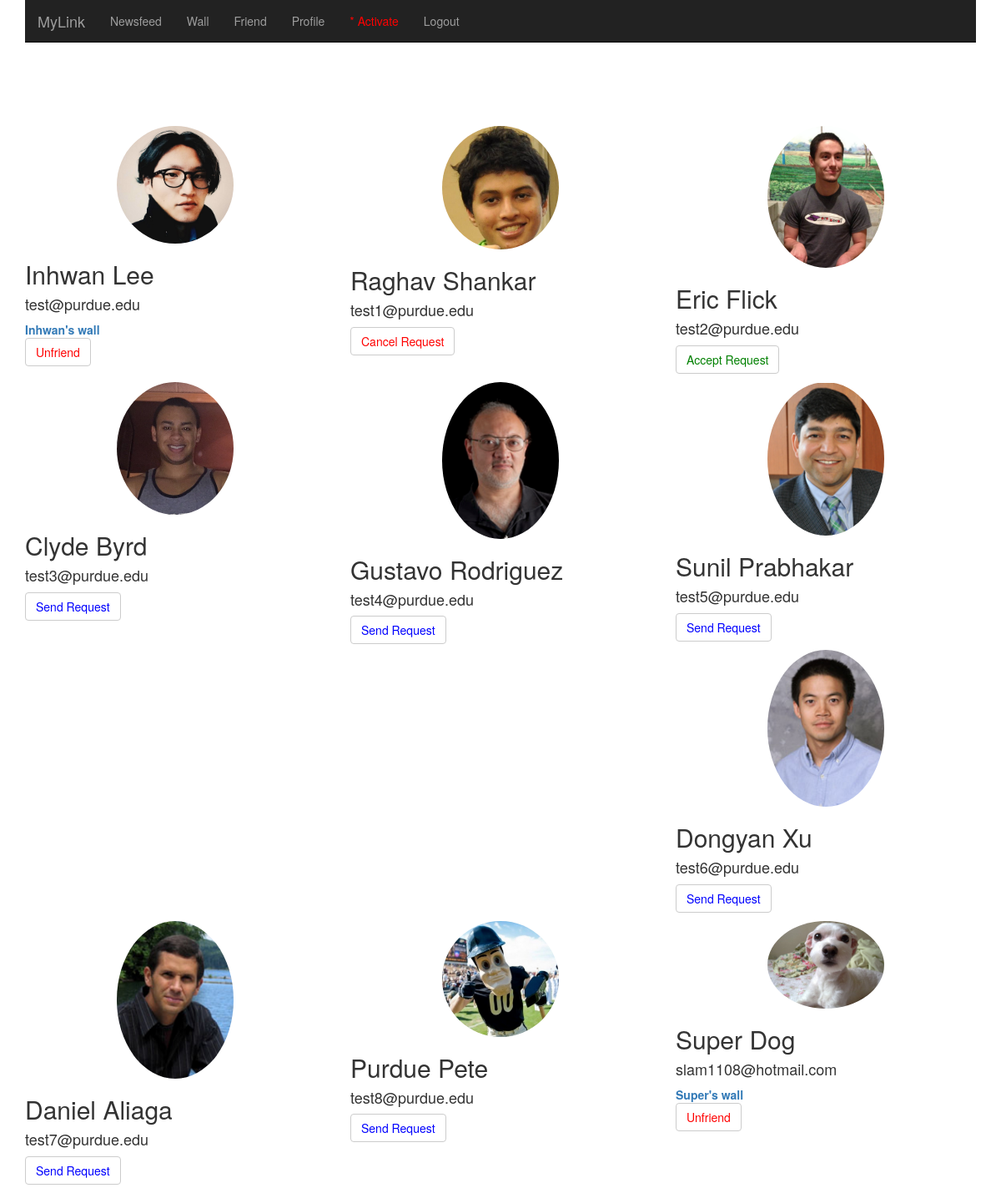
/friend (signed in), run on an earlier commit of the app's database.
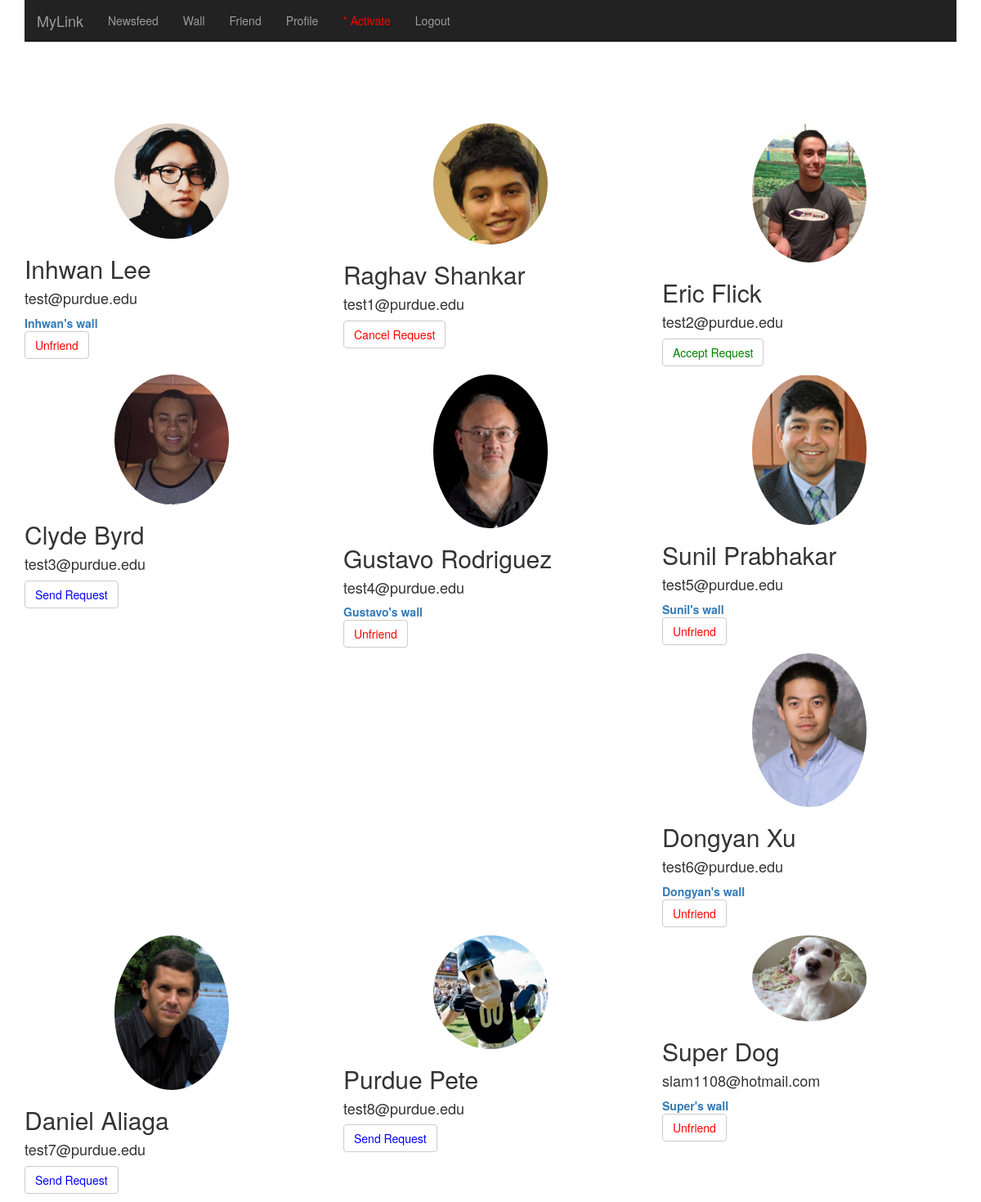
And on a later commit of the database.
### app/models.py (models this page shows, shortened)
class User(db.Model):
	uid = db.Column(db.Integer, primary_key=True)
	firstname = db.Column(db.String(100))
	lastname = db.Column(db.String(100))
	email = db.Column(db.String(120), unique=True)
	password = db.Column(db.String(54))
	pic = db.Column(db.String(100))
	activate = db.Column(db.Boolean)
	def is_authenticated(self):
		return True

class Friend(db.Model):
	id = db.Column(db.Integer, primary_key=True)
	uid = db.Column(db.Integer, db.ForeignKey('user.uid'))
	fid = db.Column(db.Integer, db.ForeignKey('user.uid'))
	since = db.Column(db.DateTime)

class Request(db.Model):
	rid = db.Column(db.Integer, primary_key=True)
	sender = db.Column(db.Integer, db.ForeignKey('user.uid'))
	receiver = db.Column(db.Integer, db.ForeignKey('user.uid'))
	done = db.Column(db.Boolean)
	connected = db.Column(db.Boolean)
	sent = db.Column(db.Boolean)

### app/views.py (the view)
@app.route('/friend', methods=['GET','POST'])
@login_required
@csrf.exempt
def friend():
	users = db.session.query(User).filter(User.uid!=g.user.uid).all()
	friends = db.session.query(Friend).filter(Friend.uid==g.user.uid).all()
	waitings = db.session.query(Request).filter(Request.done==False).filter(Request.connected==True).filter(Request.sent==True).filter(Request.sender==g.user.uid).all()
	accepts = db.session.query(Request).filter(Request.connected==True).filter(Request.sent==True).filter(Request.done==False).filter(Request.receiver==g.user.uid).all()
	strangers = db.session.query(Request).filter(Request.sender==g.user.uid).filter(Request.connected==False).all()
	return render_template('friend.html', users=users, friends=friends, waitings=waitings, accepts=accepts, strangers=strangers)

### app/views.py (called while the page is built)
@login_manager.user_loader
def load_user(uid):
	return User.query.get(int(uid))

@app.before_request
def before_request():
	g.user = current_user

### app/templates/friend.html
{% extends "base.html" %}
{% block content %}
	<div class="container marketing">
		<div class="row">
			{% for user in users %}
				{% include 'user.html' %}
			{% endfor %}
		<div class="row">
	</div>
{% endblock %}

### app/templates/base.html (shortened to what this page needs)
<!DOCTYPE html>
<html lang="en">
    <head>
        <link href="{{url_for('static', filename='css/bootstrap.min.css')}}" rel="stylesheet">
        <link href="http://getbootstrap.com/examples/signin/signin.css" rel="stylesheet">
        <link href="http://getbootstrap.com/examples/carousel/carousel.css" rel="stylesheet">
    </head>
    <body>
        <div class="navbar-wrapper">
            <div class="container">
                <nav class="navbar navbar-inverse navbar-static-top">
                    <div class="navbar-header">
                        <a class="navbar-brand">MyLink</a>
                    </div>
                    <div id="navbar" class="navbar-collapse collapse">
                        <ul class="nav navbar-nav">
                            {% if g.user.is_authenticated() %}
                                <li><a href="{{ url_for('newsfeed',wid=g.user.uid) }}">Newsfeed</a></li>
                                <li><a href="{{ url_for('wall',wid=g.user.uid) }}">Wall</a></li>
                                <li><a href="{{ url_for('friend') }}">Friend</a></li>
                                <li><a href="{{ url_for('profile') }}">Profile</a></li>
                                {% if g.user.email == 'yhong@purdue.edu' %}
                                    <li><a href="{{ url_for('hack') }}" style="color:red">* Activate</a></li>
                                {% endif %}
                                <li><a href="{{ url_for('logout') }}">Logout</a></li>
                            {% else %}
                                <li class="active"><a href="{{ url_for('intro') }}">Home</a></li>
                                <li><a href="{{ url_for('login') }}">Login</a></li>
                            {% endif %}
                        </ul>
                    </div>
                </nav>
            </div>
        </div><br><br><br><br>
        {% block content %}
        {% endblock %}
    </body>
</html>

### app/templates/user.html
<div class="col-lg-4">
	<div align="middle">
		<img class="img-circle" src="{{url_for('static', filename = user.pic)}}" alt="Generic placeholder image" width="140" height="140">
	</div>
	<h2>{{user.firstname}} {{user.lastname}}</h2>
	<h4>{{user.email}}</h4>
	{% for friend in friends %}
		{% if user.uid == friend.fid %}
			<a href="{{url_for('wall',wid=user.uid)}}"><b>{{user.firstname}}'s wall</b></a>
			<p><a class="btn btn-default" href="{{ url_for('unfriend',sender=friend.uid,receiver=friend.fid,) }}" role="button" style="color:red">Unfriend</a></p>
		{% endif %}
	{% endfor %}
	{% for waiting in waitings %}
		{% if user.uid == waiting.receiver %}
			<p><a class="btn btn-default" href="{{ url_for('cancel_request', sender=g.user.uid, receiver=waiting.receiver)}}" role="button" style="color:Red">Cancel Request</a></p>
		{% endif %}
	{% endfor %}
	{% for accept in accepts %}
		{% if user.uid == accept.sender %}
			<p><a class="btn btn-default" href="{{ url_for('accept_request', sender=accept.sender, receiver=g.user.uid)}}" role="button" style="color:green">Accept Request</a></p>
		{% endif %}
	{% endfor %}
	{% for stranger in strangers %}
		{% if user.uid == stranger.receiver %}
			<p><a class="btn btn-default" href="{{ url_for('send_request', sender=g.user.uid, receiver=stranger.receiver)}}" role="button" style="color:blue">Send Request</a></p>
		{% endif %}
	{% endfor %}
</div>

What changed in the data, as far as the page shows it:
added Friend: {{ user.firstname }} "Gustavo", shown under User "Gustavo"
added Friend: {{ user.firstname }} "Sunil", shown under User "Sunil"
added Friend: {{ user.firstname }} "Dongyan", shown under User "Dongyan"
